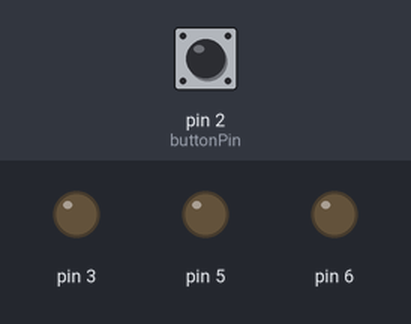
Simulated run of this sketch. Board: Arduino Uno, built with avr-gcc and run on an emulated ATmega328P. Parts: output pins drawn as LEDs (lit = HIGH). The inputs (shaded band) are chosen by the test bench; at power-on: pin 2 (buttonPin) LOW. What the sketch prints to the serial monitor is not drawn.

Above: at 1.2 s.
1.3 s: pin 2 (buttonPin) pulled HIGH for 0.15 s
At 1.86 s:
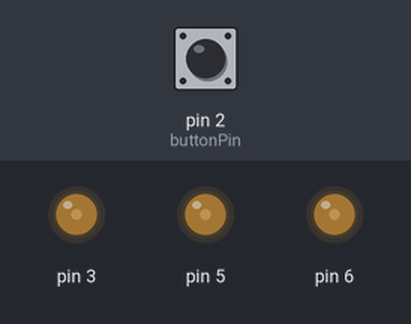
At 2.37 s:
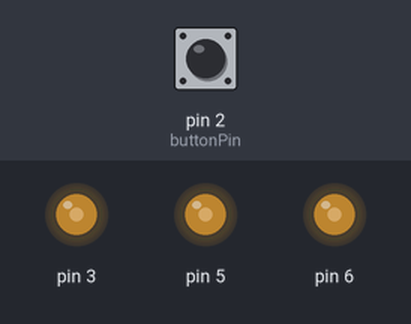
Timing chart, 0 to 7.9 s (numbered marks = the images above; inputs shaded):
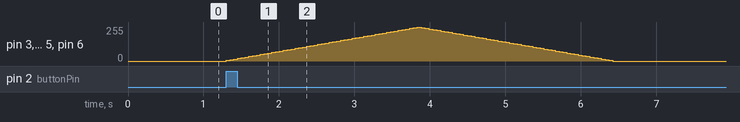

Measured:
- after the input at 1.3 s, pin 3, pin 5, pin 6: rises from 0/255 to 255/255 in 2.5 s, then falls to 0/255 in 2.6 s

The sketch:

Van_Helsing.ino
```cpp
#include <SimpleTimer.h>
SimpleTimer timer;


class Fader {
  // Class Member Variables
  // These are initialized at startup
  int ledPin;  // the number of the LED pin


  // define directions for LED fade
  #define UP 0
  #define DOWN 1

  // constants for min and max PWM
  const int minPWM = 0;
  const int maxPWM = 255;

  // State Variable for Fade Direction
  byte fadeDirection = UP;

  // Global Fade Value
  // but be bigger than byte and signed, for rollover
  int fadeValue = 0;

  // How smooth to fade?
  byte fadeIncrement = 5;

  // millis() timing Variable, just for fading
  unsigned long previousFadeMillis;

  // How fast to increment?
  int fadeInterval = 50;


  // Constructor - creates a Flasher
  // and initializes the member variables and state
  public:
    Fader(int pin) {
     ledPin = pin;
     pinMode(ledPin, OUTPUT);
    }


  void Update(unsigned long currentMillis) {
    // is it time to update yet?
    // if not, nothing happens
    if (currentMillis - previousFadeMillis >= fadeInterval) {
      // yup, it's time!
      if (fadeDirection == UP) {
        fadeValue = fadeValue + fadeIncrement;
        if (fadeValue >= maxPWM) {
          // At max, limit and change direction
          fadeValue = maxPWM;
          fadeDirection = DOWN;
        }
      } else {
        //if we aren't going up, we're going down
        fadeValue = fadeValue - fadeIncrement;
        if (fadeValue <= minPWM) {
          // At min, limit and change direction
          fadeValue = minPWM;
          //fadeDirection = UP;
        }
      }
      // Only need to update when it changes
      analogWrite(ledPin, fadeValue);

      // reset millis for the next iteration (fade timer only)
      previousFadeMillis = currentMillis;
    }
  }
};

bool check = false;
const int buttonPin = 2;
int buttonState = 0;

void buttonReset(){

  check=false;
  buttonState=0;

}

//#define EXE_INTERVAL_1 1000
//#define EXE_INTERVAL_2 2000

//#define INTERRUPTION_1 5100
//#define INTERRUPTION_2 6100
//#define INTERRUPTION_3 7100

Fader led1(3);
Fader led2(5);
Fader led3(6);

void setup()
{
  timer.setInterval(10000, buttonReset);
  Serial.begin(9600);
}

void loop()
{
  unsigned long currentMillis = millis();
  long interval;

  Serial.println(check);

  if (!(check)) {
    buttonState = digitalRead(buttonPin);
  }

  if (buttonState) {
    check = true;
    timer.run();
    //Serial.println("high");
      }

  if(check){

      led1.Update(currentMillis);

    //if (currentMillis >= EXE_INTERVAL_1) {

      led2.Update(currentMillis);

    //}

    //if (currentMillis >= EXE_INTERVAL_2) {

     led3.Update(currentMillis);

    //}
  }
}
```
